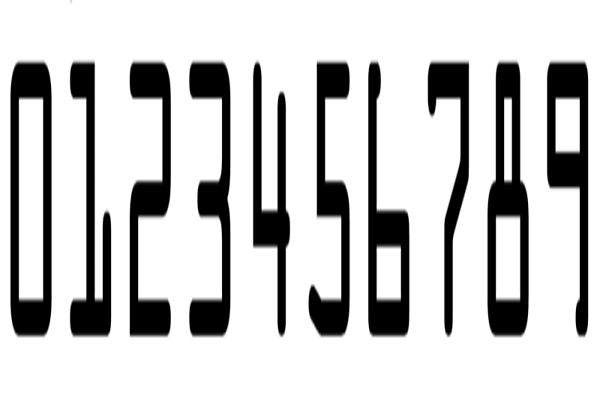
#> input picture Assets/TEST_cardnumber.png, 600 x 400 px
$ python -i ImgProcessing.py   (imports and definitions only)   (older library calls are emulated)
#> lines starting #> are read from the running program, lines starting #| are printed output that depends on the picture; after the words box and inside, x2 and y2 are one past the last pixel; in counts of white or black regions, pixels touching at a corner belong together
from tkinter import filedialog
import cv2
import numpy as np
import pyperclip
from PIL import Image, ImageTk
from Model.LoadJson import LoadJson


def goodSize(img):
    ret, imgThresh = cv2.threshold(img, 200, 255, type=cv2.THRESH_BINARY_INV)
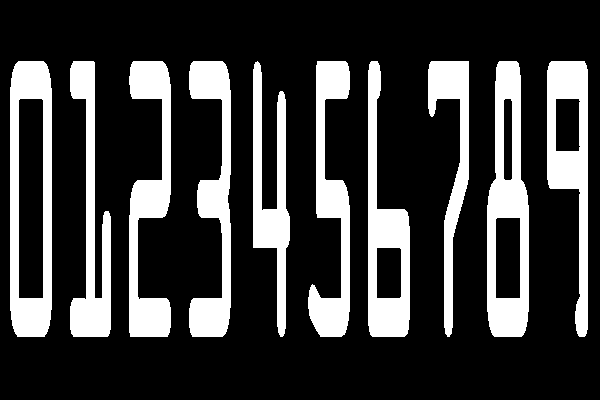
#> imgThresh: shape (400, 600); 22.9% white; 10 white regions
    con = cv2.findContours(imgThresh, cv2.RETR_EXTERNAL, cv2.CHAIN_APPROX_SIMPLE)
#> con = 10 contours; largest, box (x1, y1, x2, y2) and area: (10, 61, 52, 337) 10997, (487, 61, 529, 337) 9073, (368, 61, 410, 337) 6432, (547, 61, 588, 337) 6320, (129, 61, 171, 337) 5622
    con = con[0]
    newSize = []
    for index, contour in enumerate(con):
        (x, y, w, h) = cv2.boundingRect(contour)
        newSize = (x, y, w, h)
#> this loop made 10 passes
#> (x, w, newSize) on passes 1 to 10: (547, 41, (547, 61, 41, 276)), (487, 42, (487, 61, 42, 276)), (428, 41, (428, 61, 41, 276)), (368, 42, (368, 61, 42, 276)), (308, 42, (308, 61, 42, 276)), (253, 37, (253, 61, 37, 276)), (189, 42, (189, 61, 42, 276)), (129, 42, (129, 61, 42, 276)), (70, 41, (70, 61, 41, 276)), (10, 42, (10, 61, 42, 276))
    return newSize
def openedImg(img):
    img = cv2.cvtColor(img, cv2.COLOR_BGR2GRAY)
    return img
# [49 lines left out: functions sobelEx, extract, doubleSobelEx, closedImg, initTemple, not called in this run]


class ImgProcessing:
    # [139 lines left out: functions __init__, setParameter, importSettings, useSettings, openTk, saveTk and 3 more, not called in this run]

>>> import cv2
>>> picture = cv2.imread('../Assets/TEST_cardnumber.png', cv2.IMREAD_GRAYSCALE)
>>> result = goodSize(picture)
#> result = (10, 61, 42, 276)
